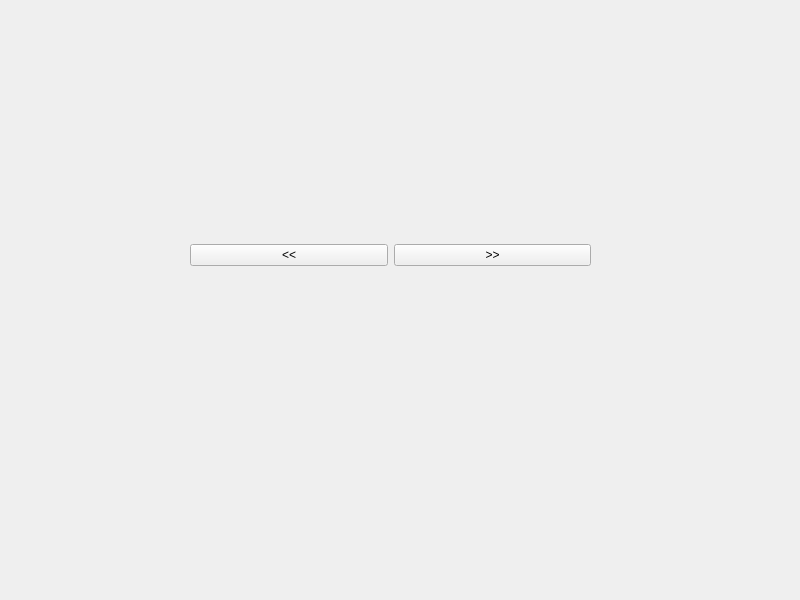
<?xml version="1.0" encoding="UTF-8"?>
<ui version="4.0">
 <class>Ventana</class>
 <widget class="QWidget" name="Ventana">
  <property name="geometry">
   <rect>
    <x>0</x>
    <y>0</y>
    <width>800</width>
    <height>600</height>
   </rect>
  </property>
  <property name="windowTitle">
   <string>Ventana</string>
  </property>
  <widget class="QWidget" name="gridLayoutWidget">
   <property name="geometry">
    <rect>
     <x>190</x>
     <y>70</y>
     <width>401</width>
     <height>371</height>
    </rect>
   </property>
   <layout class="QGridLayout" name="gridLayout_2">
    <item row="0" column="0">
     <widget class="QPushButton" name="pbAnterior">
      <property name="text">
       <string>&lt;&lt;</string>
      </property>
     </widget>
    </item>
    <item row="0" column="1">
     <widget class="QPushButton" name="pbSiguiente">
      <property name="text">
       <string>&gt;&gt;</string>
      </property>
     </widget>
    </item>
   </layout>
  </widget>
 </widget>
 <resources/>
 <connections/>
</ui>
